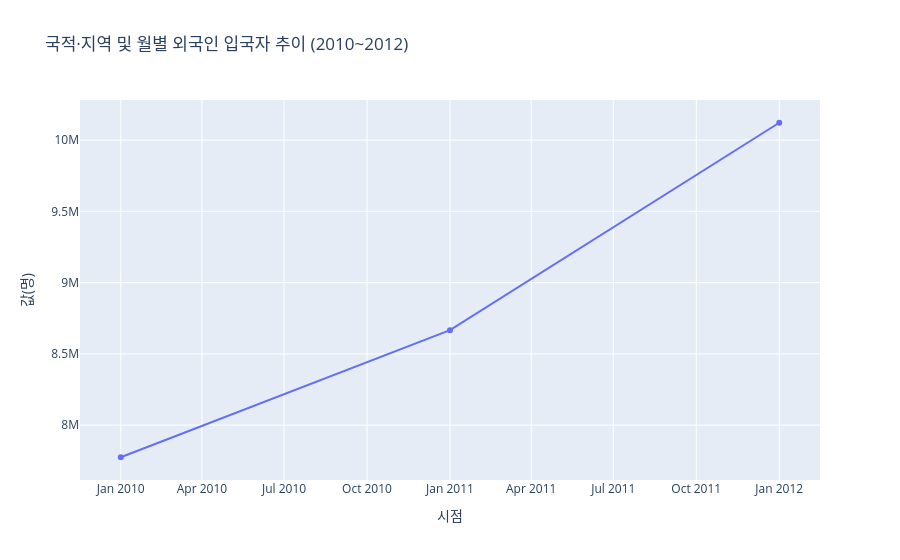

Here is the notebook cell this chart was saved with:
### Code cell
def show_view(rec_id, chart=True, rows=20):
    """표·뷰 레코드 하나 자세히 보기"""
    rec = by_id[rec_id]
    print(f"[{rec['doc_type']} · {rec['view_type']}] {rec['title']}\n{rec['description']}")
    if rec.get("questions"):
        print("예시 질문:", rec["questions"][:6])
    if rec.get("aliases"):
        print("동의어:", rec["aliases"][:10])
    if rec.get("caveats"):
        print("주의:", [c[:120] for c in rec["caveats"][:2]])
    print("KOSIS:", rec["source"]["kosis_url"])
    if rec["doc_type"] == "table":                         # 표 레코드: 구조 + 이 표에서 나온 뷰
        prof = json.loads((VIEWS_OUT / "profiles" / f"{rec['source']['table_key']}.json").read_text(encoding="utf-8"))
        display(pd.DataFrame([{"분류": lv["obj_nm"], "종류": lv["kind"], "코드 수": lv["n_codes"],
                               "합계 코드": lv["total_code"], "예시": ", ".join(c["name"] for c in lv["codes"][:6])}
                              for lv in prof["levels"]]))
        print("항목:", [(i["nm"], i["unit"]) for i in prof["items"]][:10])
        print("시점:", {se: f"{ps[0]['label']}~{ps[-1]['label']} ({len(ps)}개)" for se, ps in prof["periods"].items()})
        display(view_list[view_list["id"].isin(rec.get("view_ids", []))][["id", "view_type", "title"]])
        return
    print("핵심 수치:", [f["text"] for f in rec["facts"]])
    print("좌표(source):", {k: rec["source"][k] for k in ("file", "prd_se", "itm_id", "dims", "period")})
    display(kv.load_view(rec["source"], VIEWS_OUT).head(rows))
    if chart:
        fig, _ = kv.render(rec, VIEWS_OUT)
        display(fig)


example_view = find_views(view_type="trend").iloc[0]["id"]
show_view(example_view)

### Figure 1 — Plotly figure (JSON) as saved in the notebook; plotly's stock layout.template omitted (floating-point values rounded to 4 significant figures)
{"data": [{"customdata": [["2010"], ["2011"], ["2012"]], "hovertemplate": "시점=%{x}<br>값(명)=%{y}<br>period_label=%{customdata[0]}<extra></extra>", "legendgroup": "", "line": {"color": "#636efa", "dash": "solid"}, "marker": {"symbol": "circle"}, "mode": "lines+markers", "name": "", "orientation": "v", "showlegend": false, "type": "scatter", "x": ["2010-01-01T00:00:00.000000", "2011-01-01T00:00:00.000000", "2012-01-01T00:00:00.000000"], "xaxis": "x", "y": [7775000.0, 8667000.0, 10120000.0], "yaxis": "y"}], "layout": {"legend": {"tracegroupgap": 0}, "title": {"text": "국적·지역 및 월별 외국인 입국자 추이 (2010~2012)"}, "xaxis": {"anchor": "y", "domain": [0, 1], "title": {"text": "시점"}}, "yaxis": {"anchor": "x", "domain": [0, 1], "title": {"text": "값(명)"}}}}
